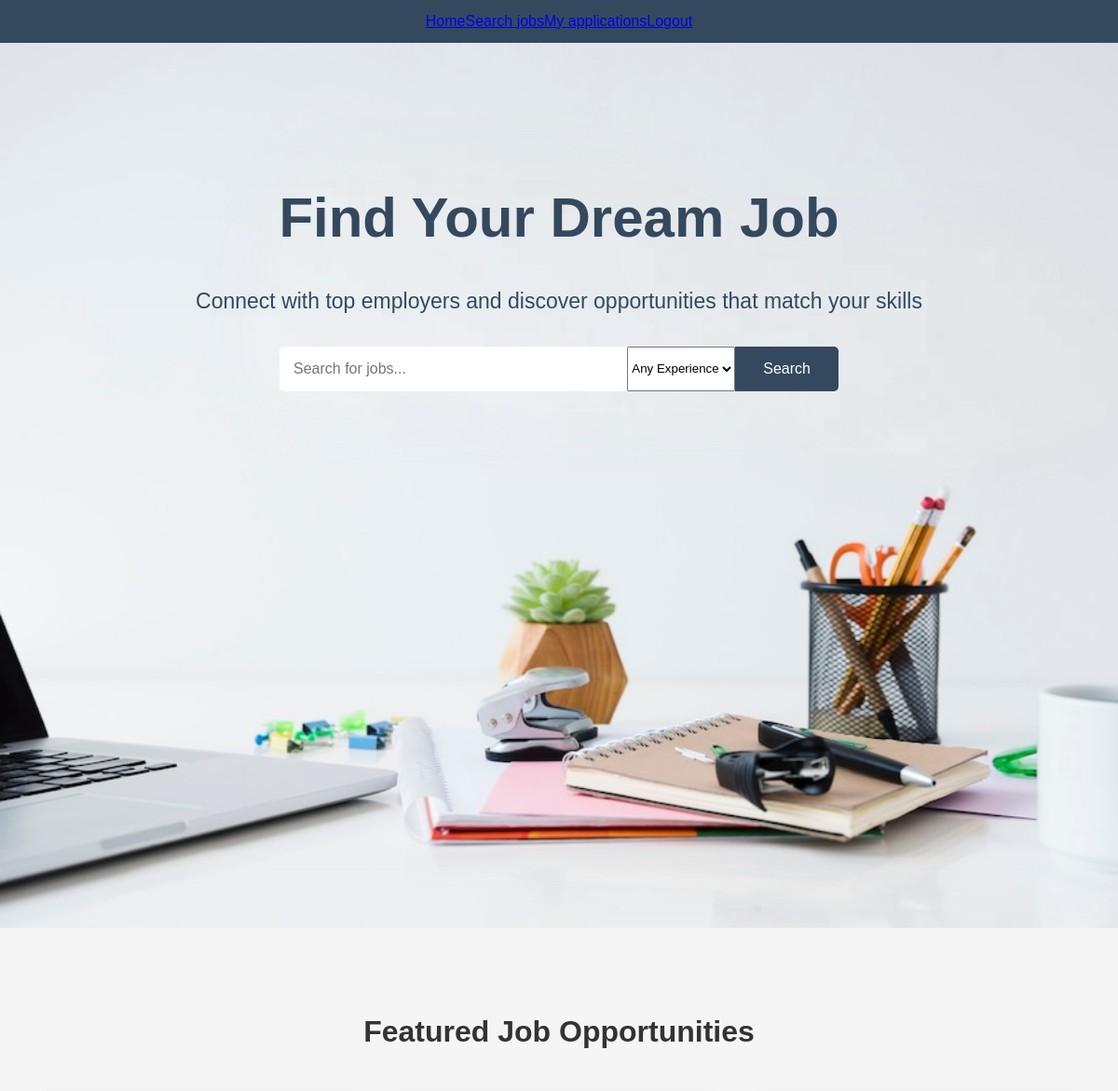
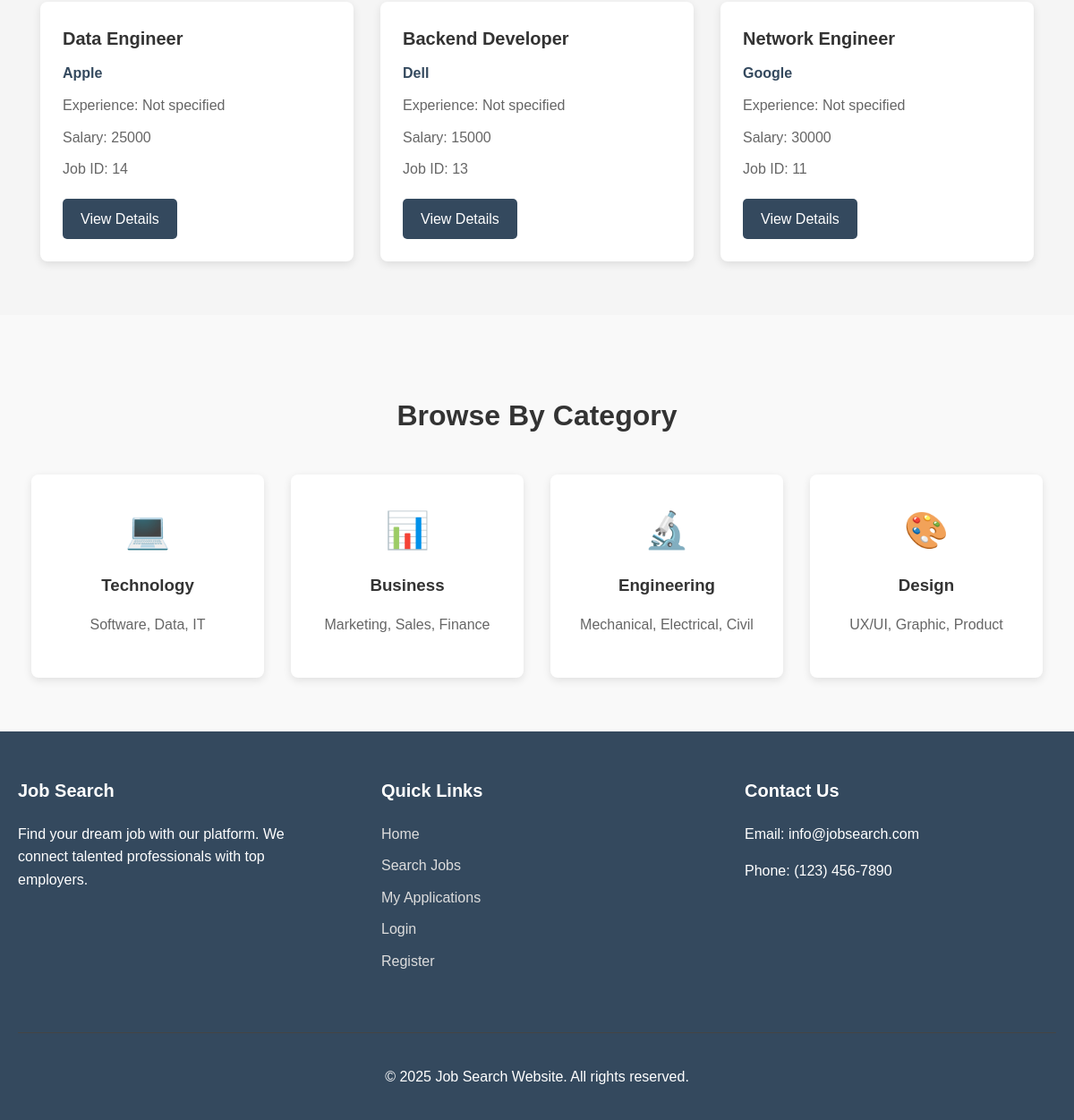
Screenshot of / (signed in) with the database file from the repository (2 pictures, top to bottom).
### jobs/models.py (models this page shows, shortened)
class Job(models.Model):
    STATUS_CHOICES = [
        ('open', 'Open'),
        ('close', 'Closed'),
    ]
    job_id = models.CharField(max_length=50, unique=True,default='default123')
    title = models.CharField(max_length=100)
    salary = models.IntegerField()
    company = models.CharField(max_length=100)
    status = models.CharField(max_length=10, choices=STATUS_CHOICES)

### home/views.py (the view)
# urls.py: path('', views.home, name='home'),
def home(request):
    featured_jobs = Job.objects.filter(status__iexact='open').order_by('-id')[:3]
    context = {
        'featured_jobs': featured_jobs
    }
    return render(request, 'home/home.html', context)

### home/templates/home/home.html (shortened to what this page needs)
{% load static %}
<!DOCTYPE html>
<html lang="en">
<head>
    <link rel="stylesheet" href="{% static 'home/css/home.css' %}">
</head>
<body>
    <div class="topnav">
        <a class="active" href="{% url 'home' %}">Home</a>
        <a href="{% url 'search_job' %}">Search jobs</a>
        <a href="{% url 'my_applications' %}">My applications</a>
        {% if user.is_authenticated %}
            <a id="logout-link" href="{% url 'logout' %}">Logout</a>
        {% else %}
            <a id="login-register-link" href="{% url 'login' %}">Login / Register</a>
        {% endif %}
    </div>
    <div class="hero">
        <div class="hero-content">
            <h1>Find Your Dream Job</h1>
            <p>Connect with top employers and discover opportunities that match your skills</p>
            <div class="search-container">
                <input type="text" id="search-input" placeholder="Search for jobs..." class="search-input">
                <select id="experience-select" class="experience-select">
                    <option value="">Any Experience</option>
                </select>
                <button class="search-button" id="search-button">Search</button>
            </div>
        </div>
    </div>
    <div class="featured-jobs">
        <h2>Featured Job Opportunities</h2>
        <div class="job-cards" id="job-cards-container">
            {% if featured_jobs %}
                {% for job in featured_jobs %}
                <div class="job-card">
                    <h3>{{ job.title }}</h3>
                    <div class="company-name">{{ job.company }}</div>
                    <div class="job-details">Experience: {{ job.experience|default:"Not specified" }}</div>
                    <div class="job-details">Salary: {{ job.salary|default:"Not specified" }}</div>
                    <div class="job-location">Job ID: {{ job.id }}</div>
                    <a href="{% url 'job_detail' job.id %}" class="view-job-btn">View Details</a>
                </div>
                {% endfor %}
            {% else %}
                <p class="no-jobs">No open jobs available at the moment.</p>
            {% endif %}
        </div>
    </div>
    <div class="categories-section">
        <h2>Browse By Category</h2>
        <div class="categories">
            <div class="category">
                <div class="category-icon">💻</div>
                <h3>Technology</h3>
                <p>Software, Data, IT</p>
            </div>
            <div class="category">
                <div class="category-icon">📊</div>
                <h3>Business</h3>
                <p>Marketing, Sales, Finance</p>
            </div>
            <div class="category">
                <div class="category-icon">🔬</div>
                <h3>Engineering</h3>
                <p>Mechanical, Electrical, Civil</p>
            </div>
            <div class="category">
                <div class="category-icon">🎨</div>
                <h3>Design</h3>
                <p>UX/UI, Graphic, Product</p>
            </div>
        </div>
    </div>
    <footer>
        <div class="footer-content">
            <div class="footer-section">
                <h3>Job Search</h3>
                <p>Find your dream job with our platform. We connect talented professionals with top employers.</p>
            </div>
            <div class="footer-section">
                <h3>Quick Links</h3>
                <ul>
                    <li><a href="{% url 'home' %}">Home</a></li>
                    <li><a href="{% url 'search_job' %}">Search Jobs</a></li>
                    <li><a href="{% url 'my_applications' %}">My Applications</a></li>
                    <li><a href="{% url 'login' %}">Login</a></li>
                    <li><a href="{% url 'register' %}">Register</a></li>
                </ul>
            </div>
            <div class="footer-section">
                <h3>Contact Us</h3>
                <p>Email: info@jobsearch.com</p>
                <p>Phone: (123) 456-7890</p>
            </div>
        </div>
        <div class="footer-bottom">
            <p>&copy; 2025 Job Search Website. All rights reserved.</p>
        </div>
    </footer>
</body>
</html>

### home/static/home/css/home.css (style rules this page uses)
body { font-family: Arial, sans-serif; margin: 0; padding: 0; background-color: #f5f5f5; line-height: 1.6; }
.topnav { background-color: #34495e; display: flex; justify-content: center; padding: 10px 0; }
.hero { background-image: url('../img/photo2.jpeg'); height:750px; background-size:cover; color: white; text-align: center; padding: 100px 20px; }
.hero-content { max-width: 800px; margin: 0 auto; }
.hero h1 { font-size: 60px; margin-bottom: 20px; color: #34495e; }
.hero p { font-size: 23px; margin-bottom: 30px; color: #34495e; }
.search-container { display: flex; max-width: 600px; margin: 0 auto; }
.search-input { flex: 1; padding: 15px; font-size: 16px; border: none; border-radius: 5px 0 0 5px; }
.search-button { padding: 15px 30px; background-color:#34495e; color: white; border: none; border-radius: 0 5px 5px 0; cursor: pointer; font-size: 16px; }
.featured-jobs { padding: 60px 20px; max-width: 1200px; margin: 0 auto; }
.featured-jobs h2 { text-align: center; margin-bottom: 40px; font-size: 32px; color: #333; }
.job-cards { display: flex; flex-wrap: wrap; justify-content: center; gap: 30px; }
.job-card { background-color: white; border-radius: 8px; box-shadow: 0 3px 10px rgba(0, 0, 0, 0.1); padding: 25px; width: 300px; transition: transform 0.3s ease, box-shadow 0.3s ease; }
.job-card h3 { font-size: 20px; margin-top: 0; margin-bottom: 10px; color: #333; }
.company-name { font-weight: bold; color: #34495e; margin-bottom: 10px; }
.job-details, .job-location { color: #666; margin-bottom: 10px; }
.view-job-btn { display: inline-block; background-color: #34495e; color: white; padding: 10px 20px; border-radius: 5px; text-decoration: none; margin-top: 10px; transition: background-color 0.3s ease; }
.categories-section { background-color: #f9f9f9; padding: 60px 20px; }
.categories-section h2 { text-align: center; margin-bottom: 40px; font-size: 32px; color: #333; }
.categories { display: flex; flex-wrap: wrap; justify-content: center; gap: 30px; max-width: 1200px; margin: 0 auto; }
.category { background-color: white; border-radius: 8px; box-shadow: 0 3px 10px rgba(0, 0, 0, 0.1); padding: 30px; width: 200px; text-align: center; transition: transform 0.3s ease; }
.category-icon { font-size: 40px; margin-bottom: 15px; }
.category h3 { margin-top: 0; margin-bottom: 10px; color: #333; }
.category p { color: #666; }
footer { background-color: #34495e; color: white; padding: 50px 20px 20px; }
.footer-content { display: flex; flex-wrap: wrap; justify-content: space-between; max-width: 1200px; margin: 0 auto; }
.footer-section { width: 30%; margin-bottom: 30px; }
.footer-section h3 { margin-top: 0; margin-bottom: 20px; font-size: 20px; }
.footer-section ul { list-style: none; padding: 0; }
.footer-section ul li { margin-bottom: 10px; }
.footer-section a { color: #ddd; text-decoration: none; }
.footer-bottom { text-align: center; padding-top: 20px; border-top: 1px solid #444; margin-top: 20px; }

### rows the page displays
Job: title "Data Engineer", company "Apple", experience "Not specified", salary "25000", id "14"
Job: title "Backend Developer", company "Dell", experience "Not specified", salary "15000", id "13"
Job: title "Network Engineer", company "Google", experience "Not specified", salary "30000", id "11"
